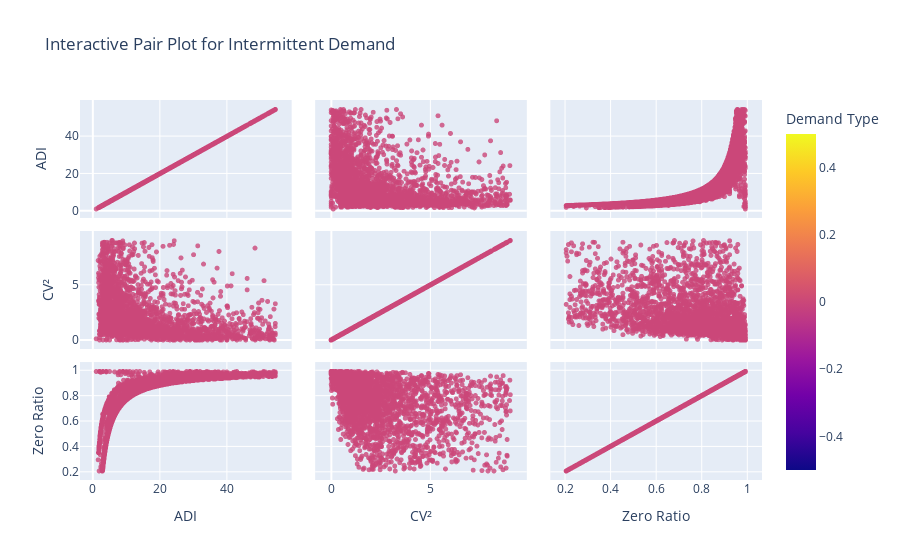

Here is the notebook cell this chart was saved with:
### Code cell
fig = px.scatter_matrix(
    df_filtered,
    # Liệt kê các cột muốn so sánh cặp
    dimensions=["ADI", "cv2", "zero_ratio"],
    color="demand_type_2",
    title="Interactive Pair Plot for Intermittent Demand",
    labels={
        "ADI": "ADI",
        "cv2": "CV²",
        "zero_ratio": "Zero Ratio",
        "demand_type_2": "Demand Type",
    },
)

# Tinh chỉnh marker như yêu cầu cũ
fig.update_traces(marker=dict(size=5, opacity=0.8))
fig.update_layout(legend_title_text="Demand Type")
print(name_mapping)
fig.show()

### Figure 1 — Plotly figure (JSON) as saved in the notebook; plotly's stock layout.template omitted (floating-point values rounded to 4 significant figures; data arrays with more than 128 entries replaced by an {"elided": "..."} marker saying what was removed)
{"data": [{"dimensions": [{"axis": {"matches": true}, "label": "ADI", "values": {"elided": "3008 float values"}}, {"axis": {"matches": true}, "label": "CV²", "values": {"elided": "3008 float values"}}, {"axis": {"matches": true}, "label": "Zero Ratio", "values": {"elided": "3008 float values"}}], "hovertemplate": "%{xaxis.title.text}=%{x}<br>%{yaxis.title.text}=%{y}<br>Demand Type=%{marker.color}<extra></extra>", "legendgroup": "", "marker": {"color": {"elided": "3008 int values"}, "coloraxis": "coloraxis", "opacity": 0.8, "size": 5, "symbol": "circle"}, "name": "", "showlegend": false, "type": "splom"}], "layout": {"coloraxis": {"colorbar": {"title": {"text": "Demand Type"}}, "colorscale": [[0, "#0d0887"], [0.1111, "#46039f"], [0.2222, "#7201a8"], [0.3333, "#9c179e"], [0.4444, "#bd3786"], [0.5556, "#d8576b"], [0.6667, "#ed7953"], [0.7778, "#fb9f3a"], [0.8889, "#fdca26"], [1, "#f0f921"]]}, "dragmode": "select", "legend": {"title": {"text": "Demand Type"}, "tracegroupgap": 0}, "title": {"text": "Interactive Pair Plot for Intermittent Demand"}}}
